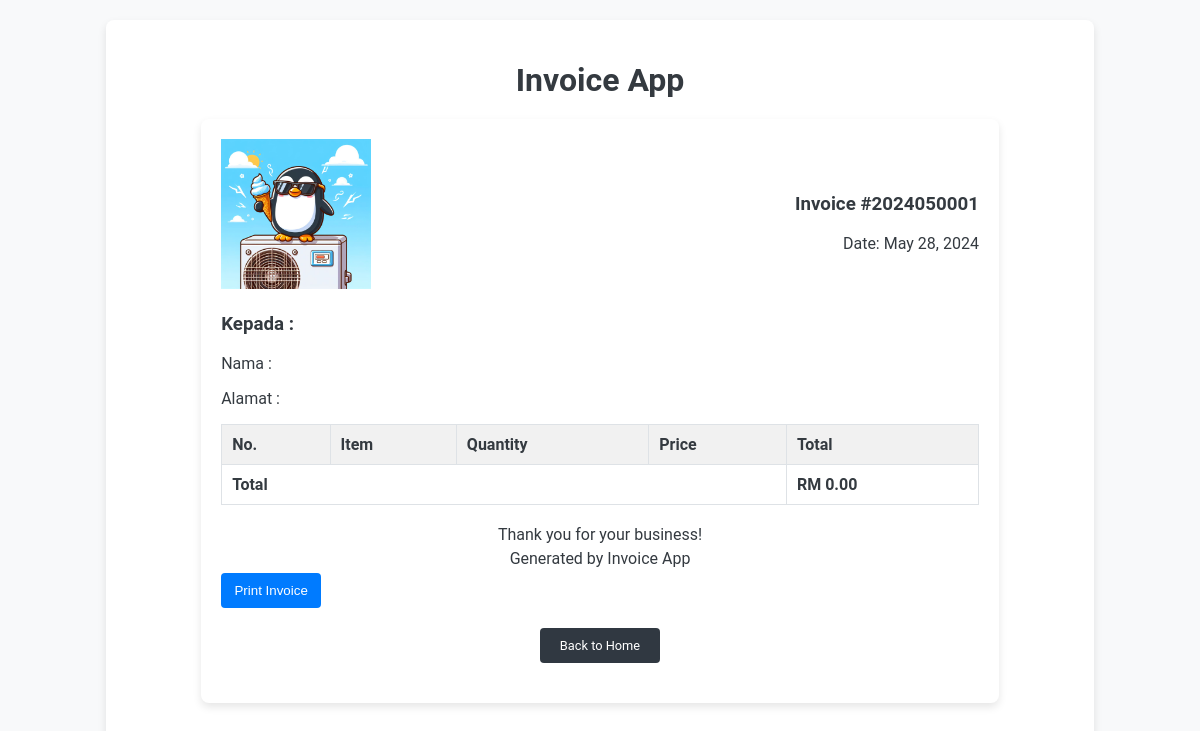
The app's page /invoice/1, older data.
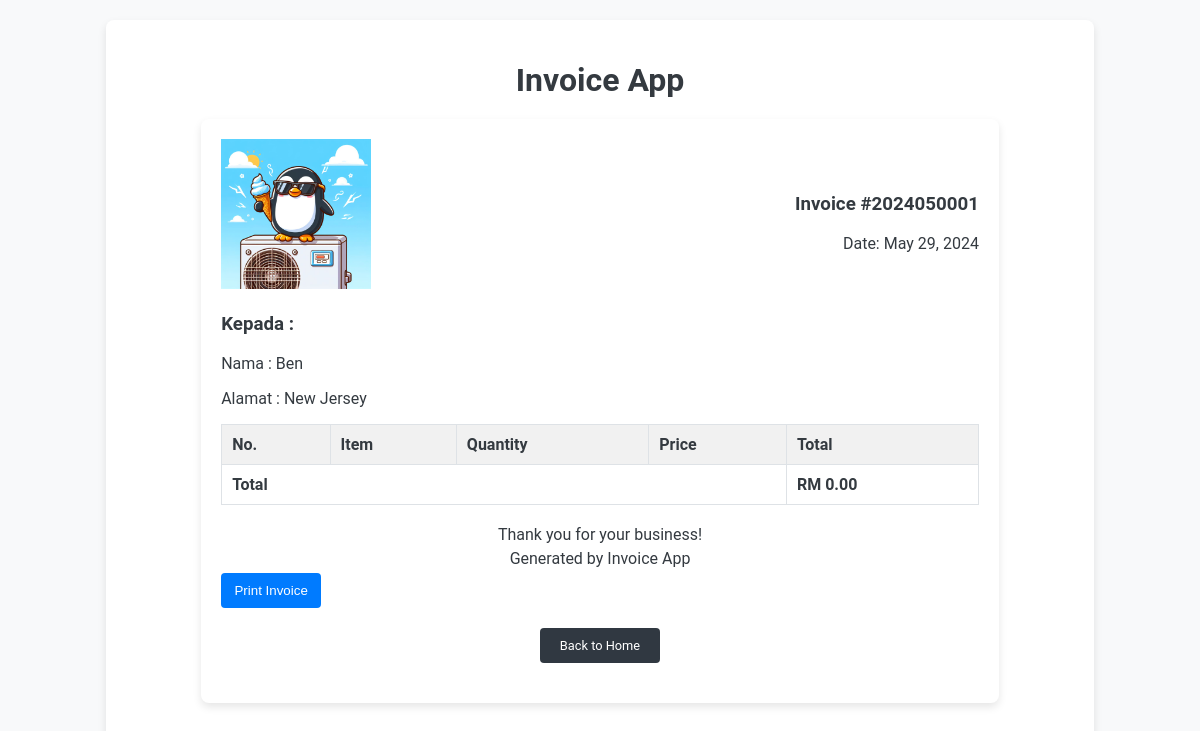
The same page, newer data.
### app.py (models this page shows)
class Invoice(db.Model):
    id = db.Column(db.Integer, primary_key=True)
    invoice_number = db.Column(db.String(20), unique=True, nullable=False)  # Updated field name
    client_id = db.Column(db.Integer, db.ForeignKey('client.id'), nullable=False)
    date = db.Column(db.DateTime, default=datetime.now)
    total = db.Column(db.Float, nullable=False)
    client = db.relationship('Client', backref=db.backref('invoices', lazy=True))

class Client(db.Model):
    id = db.Column(db.Integer, primary_key=True)
    name = db.Column(db.String(100), nullable=False)
    email = db.Column(db.String(100), nullable=False)
    phone = db.Column(db.String(20), nullable=False)
    address = db.Column(db.String(200), nullable=False)

### app.py (the view)
@app.route('/invoice/<int:invoice_id>')
def view_invoice(invoice_id):
    invoice = Invoice.query.get(invoice_id)
    return render_template('view_invoice.html', invoice=invoice)

### templates/view_invoice.html (shortened to what this page needs)
{% extends "base.html" %} {% block content %}
<div class="invoice-container">
  <div class="invoice-header">
    <div class="logo">
      <img src="images/logo1.jpg" alt="Company Logo" />
    </div>
    <div class="invoice-details">
      <h3>Invoice #{{ invoice.invoice_number }}</h3>
      <p>Date: {{ invoice.date.strftime('%B %d, %Y') }}</p>
    </div>
  </div>
  <div class="client-details">
    <h3>Kepada :</h3>
    <p>Nama : {{ invoice.client.name }}</p>
    <p>Alamat : {{ invoice.client.address }}</p>
  </div>
  <table class="invoice-table">
    <thead>
      <tr>
        <th>No.</th>
        <th>Item</th>
        <th>Quantity</th>
        <th>Price</th>
        <th>Total</th>
      </tr>
    </thead>
    <tfoot>
      <tr>
        <td colspan="4">Total</td>
        <td>RM {{ "%.2f"|format(invoice.total)}}</td>
      </tr>
    </tfoot>
  </table>
  <div class="invoice-footer">
    <p>Thank you for your business!</p>
    <p>Generated by Invoice App</p>
  </div>
  <div class="invoice-actions">
    <button onclick="window.print()" class="btn print-invoice">
      Print Invoice
    </button>
  </div>
  <a href="{{ url_for('index') }}" class="btn return-home">Back to Home</a>
</div>
{% endblock %}

### templates/base.html (shortened to what this page needs)
<!DOCTYPE html>
<html lang="en">
  <head>
    <link
      rel="stylesheet"
      href="{{ url_for('static', filename='styles.css') }}"
    />
  </head>
  <body>
    <div class="container">
      <h1>{% block heading %}Invoice App{% endblock %}</h1>
      {% block content %}{% endblock %}
    </div>
  </body>
</html>

### static/styles.css (style rules this page uses)
body { font-family: 'Roboto', Arial, sans-serif; background-color: #f8f9fa; color: #343a40; }
.container { width: 80%; margin: 20px auto; padding: 20px; background-color: #fff; border-radius: 8px; box-shadow: 0 4px 8px rgba(0, 0, 0, 0.1); }
h1 { text-align: center; font-size: 2em; margin-bottom: 20px; }
a.btn { display: inline-block; padding: 10px 20px; margin: 10px; background-color: #007bff; color: #fff; text-decoration: none; border-radius: 4px; transition: background-color 0.3s; }
button { width: 100px; padding: 10px; background-color: #007bff; color: #fff; border: none; border-radius: 4px; cursor: pointer; transition: background-color 0.3s; }
a.btn { display: inline-block; padding: 10px 20px; background-color: #007bff; color: #fff; text-decoration: none; border-radius: 4px; transition: background-color 0.3s; text-align: center; margin: 20px auto; }
a.return-home { display: block; width: fit-content; background-color: #303841; margin-top: 20px; font-size: 0.8em; }
.invoice-container { width: 80%; margin: 20px auto; padding: 20px; background-color: #fff; border-radius: 8px; box-shadow: 0 4px 8px rgba(0, 0, 0, 0.1); }
.invoice-header { display: flex; justify-content: space-between; align-items: center; margin-bottom: 20px; }
.logo img { width: 150px; height: auto; }
.invoice-details { text-align: right; }
.invoice-details p { margin: 5px 0; }
.invoice-table { width: 100%; border-collapse: collapse; margin-bottom: 20px; }
.invoice-table th, .invoice-table td { border: 1px solid #dee2e6; padding: 10px; text-align: left; }
.invoice-table th { background-color: #f1f1f1; }
.invoice-table tfoot td { font-weight: bold; }
.invoice-footer { text-align: center; margin-top: 20px; }
.invoice-footer p { margin: 5px 0; }

Row changes from the older to the newer data that the page shows:
changed Invoice: date "May 28, 2024" → "May 29, 2024"
now on this page (row edited): Client: client.name "Ben", client.address "New Jersey"
